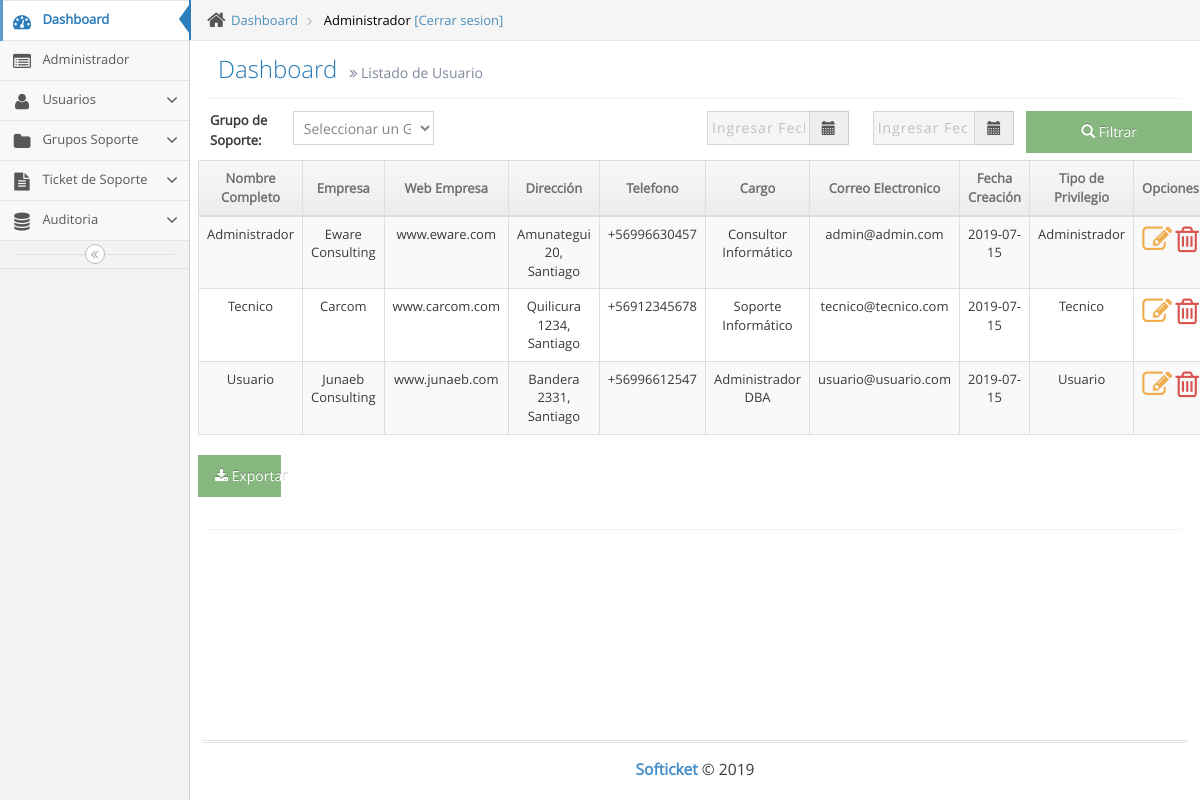
The page /Dashboard/usuarios_administrar.php (signed in) on the database its author committed.
### tables this page shows
CREATE TABLE usuarios (
    user_id INT NOT NULL AUTO_INCREMENT,
    user_nombre VARCHAR(50) NOT NULL,
    user_correo VARCHAR(255) NOT NULL,
    user_password VARCHAR(255) NOT NULL,
    user_empresa VARCHAR(50) NOT NULL,
    user_direccion VARCHAR(50) NOT NULL,
    user_telefono VARCHAR(15) NOT NULL,
    user_web_empresa VARCHAR(50) NOT NULL,
    user_cargo VARCHAR(50) NOT NULL,
    user_fecha_creacion date NOT NULL DEFAULT CURRENT_TIMESTAMP,
    priv_id INT NOT NULL,
    PRIMARY KEY (user_id)
);

CREATE TABLE privilegios (
priv_id INT,
priv_titulo VARCHAR(50),
priv_descripcion VARCHAR(50),
PRIMARY KEY (priv_id)
);

### Dashboard/usuarios_administrar.php (the view, shortened to what this page needs)
<?php
$link = Conectarse();
$filtro_exitoso = false;
if (!$filtro_exitoso) {
    $usuarios = "select *
    from
        usuarios u
    inner join
        privilegios p
    on
        u.priv_id = p.priv_id
    order by
        u.priv_id asc, user_id asc;";
}
$lista_usuarios = mysqli_query($link, $usuarios);
include_once 'menu/header.php';
?>
<div class="page-header">
    <h1>
        Dashboard
        <small>
            <i class="ace-icon fa fa-angle-double-right"></i>
            Listado de Usuario
        </small>
    </h1>
</div>
<form action="usuarios_administrar.php" method="POST" id="form1" name="form1">
    <div class="row">
        <div class="col-sm-1">
            <b>Grupo de Soporte:</b>
        </div>
        <div class="col-sm-2">
            <select name="ticket_perfil_id" class="form-control" onchange="submitForm();">
                <option value="">Seleccionar un Grupo</option>
            </select>
        </div>
        <div class='col-sm-offset-3 col-sm-2'>
            <div class="form-group">
                <div id="filterDate2">
                    <div class="input-group date" data-date-format="yyyy-mm-dd">
                        <input type="text" class="form-control" placeholder="Ingresar Fecha Inicio" style="text-align:center;letter-spacing: 1px" readonly="readonly" name="fechaInicial">
                        <div class="input-group-addon">
                            <span class="glyphicon glyphicon-calendar"></span>
                        </div>
                    </div>
                </div>
            </div>
        </div>
        <div class='col-sm-2'>
            <div class="form-group">
                <div id="filterDate2">
                    <div class="input-group date" data-date-format="yyyy-mm-dd">
                        <input type="text" class="form-control" placeholder="Ingresar Fecha Final" style="text-align:center;letter-spacing: 1px" readonly="readonly" name="fechaFinal">
                        <div class="input-group-addon">
                            <span class="glyphicon glyphicon-calendar"></span>
                        </div>
                    </div>
                </div>
            </div>
        </div>
        <button type="submit" class="btn btn-success col-sm-2">
            <i class="glyphicon glyphicon-search"></i>
            Filtrar
        </button>
    </div>
</form>
<div class="row">
    <div class="col-xs-12">
        <div class="row">
            <div class="card">
                <div class="card-body">
                    <div id="table" class="table-editable">
                        <table class="table table-bordered table-responsive-md table-striped text-center">
                            <thead>
                                <tr>
                                    <th class="text-center">Nombre Completo</th>
                                    <th class="text-center">Empresa</th>
                                    <th class="text-center">Web Empresa</th>
                                    <th class="text-center">Dirección</th>
                                    <th class="text-center">Telefono</th>
                                    <th class="text-center">Cargo</th>
                                    <th class="text-center">Correo Electronico</th>
                                    <th class="text-center">Fecha Creación</th>
                                    <th class="text-center">Tipo de Privilegio</th>
                                    <th class="text-center">Opciones</th>
                                </tr>
                            </thead>
                            <tbody>
                                <?php
                                if ($lista_usuarios) {
                                    while ($row = $lista_usuarios->fetch_assoc()) {
                                        ?>
                                        <tr>
                                            <td class="pt-3-half">
                                                <?php echo $row['user_nombre']; ?>
                                            </td>
                                            <td class="pt-3-half">
                                                <?php echo $row['user_empresa']; ?>
                                            </td>
                                            <td class="pt-3-half">
                                                <?php echo $row['user_web_empresa']; ?>
                                            </td>
                                            <td class="pt-3-half">
                                                <?php echo $row['user_direccion']; ?>
                                            </td>
                                            <td class="pt-3-half">
                                                <?php echo $row['user_telefono']; ?>
                                            </td>
                                            <td class="pt-3-half">
                                                <?php echo $row['user_cargo']; ?>
                                            </td>
                                            <td class="pt-3-half">
                                                <?php echo $row['user_correo']; ?>
                                            </td>
                                            <td class="pt-3-half">
                                                <?php echo $row['user_fecha_creacion']; ?>
                                            </td>
                                            <td class="pt-3-half">
                                                <?php echo $row['priv_titulo']; ?>
                                            </td>
                                            </td>
                                            <td>
                                                <a href="usuarios_editar.php?id=<?php echo $row['user_id']; ?>">
                                                    <i class="ace-icon fa fa-pencil-square-o bigger-230" style="color:#f0ad4e"> </i>
                                                </a>
                                                <a href="usuarios_eliminar.php?id=<?php echo $row['user_id']; ?>">
                                                    <i class="ace-icon fa fa-trash-o bigger-230" style="color:#d9534f"> </i>
                                                </a>
                                            <?php
                                            }
                                        }
                                        ?>
                                </tr>
                            </tbody>
                        </table>
                    </div>
                </div>
            </div>
            <form action="exportar_to_csv.php" method="post" id="form3" name="form3">
                <button type="submit" class="btn btn-success col-sm-1" id="submit-form3" name="submit-form3">
                    <i class="fa fa-download"></i>
                    Exportar
                </button>
            </form>
        </div>
        <div class="hr hr32 hr-dotted"></div>
    </div>
</div>
<?php
include_once 'menu/footer.php';
?>

### rows shown on the page
usuarios: user_nombre "Administrador", user_empresa "Eware Consulting", user_web_empresa "www.eware.com", user_direccion "Amunategui 20, Santiago", user_telefono "+56996630457", user_cargo "Consultor Informático", user_correo "admin@admin.com", user_fecha_creacion "2019-07-15", priv.priv_titulo "Administrador"
usuarios: user_nombre "Tecnico", user_empresa "Carcom", user_web_empresa "www.carcom.com", user_direccion "Quilicura 1234, Santiago", user_telefono "+56912345678", user_cargo "Soporte Informático", user_correo "tecnico@tecnico.com", user_fecha_creacion "2019-07-15", priv.priv_titulo "Tecnico"
usuarios: user_nombre "Usuario", user_empresa "Junaeb Consulting", user_web_empresa "www.junaeb.com", user_direccion "Bandera 2331, Santiago", user_telefono "+56996612547", user_cargo "Administrador DBA", user_correo "usuario@usuario.com", user_fecha_creacion "2019-07-15", priv.priv_titulo "Usuario"

### other values the page prints
$_COOKIE['user_nombre'] "Administrador"
